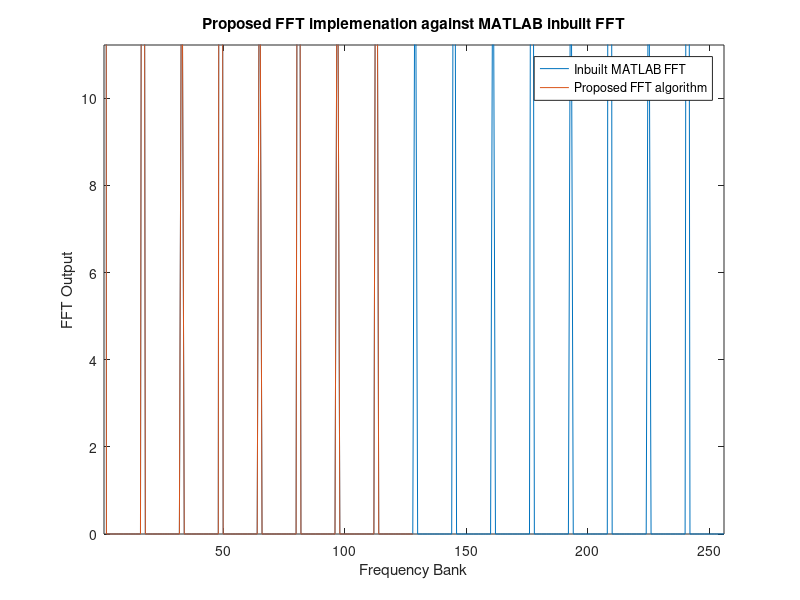

Here is the MATLAB script that generated this plot:
% this script is the first method test t implemente the FFT using FRasers
% sigma delta algorithm
%(proof of concept)
clear all
close all
%initially 
N= 16^2
P =16 %radix count
Q=N/P % reoformatted bit strema banks
L=8; % L*16 DFT uotputs desired
bitstream=randi([0 1],1,N); % create randomised 1:0 input data to simualte bitstream
%bitstream= 1:N;
bitstream=[0 1 1 1 0 0 0 0 1 1 0 0 1 1 1 1 0 1 1 1 0 0 0 0 1 1 0 0 1 1 1 1 0 1 1 1 0 0 0 0 1 1 0 0 1 1 1 1 0 1 1 1 0 0 0 0 1 1 0 0 1 1 1 1 0 1 1 1 0 0 0 0 1 1 0 0 1 1 1 1 0 1 1 1 0 0 0 0 1 1 0 0 1 1 1 1 0 1 1 1 0 0 0 0 1 1 0 0 1 1 1 1 0 1 1 1 0 0 0 0 1 1 0 0 1 1 1 1 0 1 1 1 0 0 0 0 1 1 0 0 1 1 1 1 0 1 1 1 0 0 0 0 1 1 0 0 1 1 1 1 0 1 1 1 0 0 0 0 1 1 0 0 1 1 1 1 0 1 1 1 0 0 0 0 1 1 0 0 1 1 1 1 0 1 1 1 0 0 0 0 1 1 0 0 1 1 1 1 0 1 1 1 0 0 0 0 1 1 0 0 1 1 1 1 0 1 1 1 0 0 0 0 1 1 0 0 1 1 1 1 0 1 1 1 0 0 0 0 1 1 0 0 1 1 1 1 ]
%create step response to simulate

%bitstream =zeros(1,N);
%bitstream(round(N/2):end)=1; %


reformattt=zeros(1,length(bitstream));

%% perform the start of the transform decompostion
%bitstream=1:N
for ii=1:Q %iterate through all banks
for jj=1:P %size of each bank 
 
    reformattt(jj+(ii-1)*P) = bitstream((jj-1)*Q+ii);


end
end
reformattt
%% THE static DFT possiblities LUT

%create DFT LUT with 3 bit address for P=16 and 2 bit data 
ADR = 2^3; % all these values are teo represneted in theri deciam forms
% however fot the VHDl implemation they will be binary addres tokend for
% the LUT
B1=2^1;
B2=2^1;
I=P;
B=[0 1];
LUTR = ones(ADR,B1,B2,I);
LUTI = ones(ADR,B1,B2,I);
n=0:(P-1);
% fill LUT 
%Btemp= zeros(1,P);
for ii= 1:ADR
    for jj =1:B1
        for kk= 1:B2
            for hh=1:I
% note as the aues are stored as decimals the 1 and two index correons to 0
% and 1 respectiely
                  % Btemp = [zeros(1,(ADR-1)*2) B(jj) B(kk) zeros(1,(P/2-ADR-2)*2];
                  Btemp= zeros(1,P);
                  Btemp((ii-1)*2+1) = B(jj);
                  Btemp((ii-1)*2+2) = B(kk);
                      % for pp = 1:P
                       % create vector with padded zeroes
                temp2=sum(Btemp.*((exp(-1j.*2.*pi./P)).^((hh-1).*n))); % note -1 to get out of matlab index
                LUTR(ii,jj,kk,hh) = real(temp2);
                LUTI(ii,jj,kk,hh) = imag(temp2);
                % create DFTBD for a specific index and store in LUT

            end
        end
    end
end
%% now find the DFTBD for the input bitstream


Yr=zeros(1,L*P);
Yi=zeros(1,L*P);
for ii =1:P
    A1=0;
    B1=0;
    for kk=1:P/2
    A1=LUTR(kk,reformattt((Q-1)*P+(kk-1)*2+1)+1,reformattt((Q-1)*P+(kk-1)*2+2)+1,ii)+A1;
    B1=LUTI(kk,reformattt((Q-1)*P+(kk-1)*2+1)+1,reformattt((Q-1)*P+(kk-1)*2+2)+1,ii)+B1;
    end
    A2=0;
    B2=0;
    for jj=(Q-1):-1:1
        %DFTtempI=sum(LUTI);
        DFTtempR=0;
        DFTtempI=0;
        for kk = 1:P/2
        DFTtempR=LUTR(kk,reformattt((jj-1)*P+(kk-1)*2+1)+1,reformattt((jj-1)*P+(kk-1)*2+2)+1,ii)+DFTtempR;
        DFTtempI=LUTI(kk,reformattt((jj-1)*P+(kk-1)*2+1)+1,reformattt((jj-1)*P+(kk-1)*2+2)+1,ii)+DFTtempI;
        end
        % apply twiddle factors
        k=((1:L)-1).*(P)+(ii-1); % set based on how many required output banks (L*P)
        angle=2*pi*k/N;

        stager =A1.*2.*cos(angle)-A2+DFTtempR; % multiply addition and access (multiple clock cycles 
        A2=A1;
        A1=stager;
        
        stagei =B1.*2.*cos(angle)-B2+DFTtempI; %same time lock step DSP blocks
        
        
        % get new value  (try out of parrallel) in series
        
        B2=B1;
        B1=stagei;
    end
    Yr(((1:L)-1)*P+ii)=A1-cos(angle).*A2+sin(angle).*B2;
    Yi(((1:L)-1)*P+ii)=B1-sin(angle).*A2-cos(angle).*B2;
end


figure
plot(abs(fft(bitstream)))
hold on
plot(abs(Yr+Yi*1i))
hold off
ylim([0 mean(abs(fft(bitstream)))*5])
xlim([1 length(bitstream)])
xlabel('Frequency Bank')
ylabel('FFT Output')
title('Proposed FFT implemenation against MATLAB inbuilt FFT')
legend('Inbuilt MATLAB FFT','Proposed FFT algorithm')
